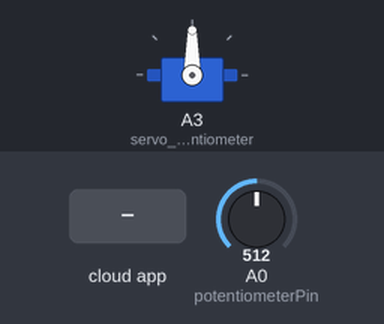
A sketch run on a simulated Arduino Uno, built with avr-gcc and run on an emulated ATmega328P. On the bench: servo. The test bench sets the inputs (shaded band); at power-on: A0 (potentiometerPin) = 512. The ROS host is connected and sends only what is stated.

Above: at 1.2 s.
1.3 s: the phone or cloud app sets Joint1 to 0
At 1.7 s:
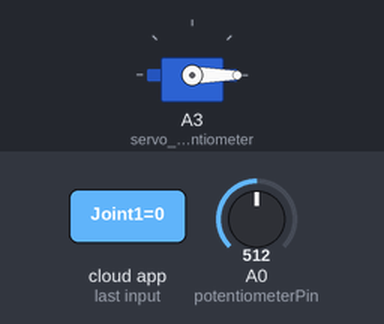
2.8 s: the phone or cloud app sets Joint1 to 45
At 4.0 s:
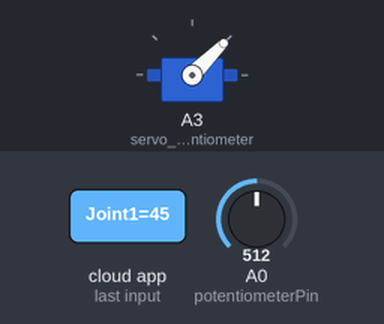
4.3 s: the phone or cloud app sets Joint1 to 180
At 5.3 s:
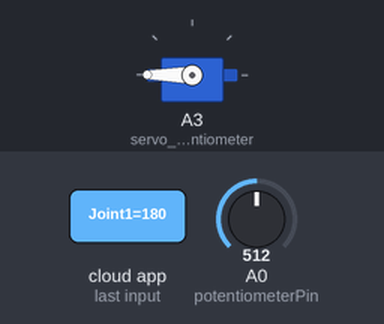
5.8 s: the phone or cloud app sets Joint1 to 90
At 6.4 s:
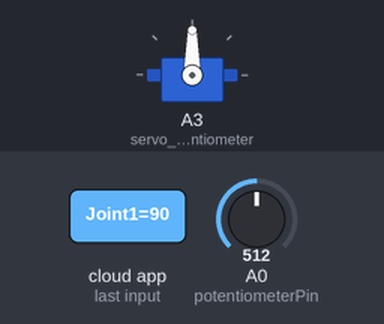
Timing chart, 0 to 8.3 s (numbered marks = the images above; inputs shaded):
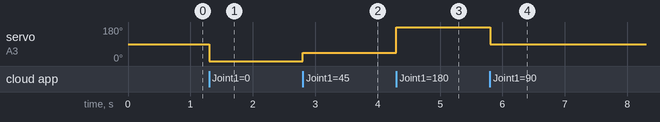

The sketch:

servo_porten.ino
```cpp
#include <Servo.h>
#include <Encoder.h>
#include <Wire.h>
#include <ros.h>
#include <std_msgs/Int16.h>
#include <std_msgs/Empty.h>

Servo servopotentiometer;
Servo servoencoder;

//potentiometer
int servo_potentiometer = A3;
int potentiometerPin = A0;
int val;
int angle;

//Encoder
//const int PINClk =2;
//const int PINDT =3;
//const int SW_PIN = 4;
//const int homePosition = 0;
//const int stepValue = 10;
//const int servo_encoder = 9;
//int servoAngel = homePosition;
//int enco = 0;
//Encoder encoder(PINClk, PINDT);

ros::NodeHandle nh;

void joint1_control(const std_msgs::Int16& cmd_msg)
{
  int value = cmd_msg.data;
  servopotentiometer.write(value);

}

ros::Subscriber<std_msgs::Int16> poten_send_sub("Joint1", &joint1_control );

/// encoder ส่งองศา
std_msgs::Int16 servo_msg;
ros::Publisher servo_pub("servo_angle", &servo_msg);

/// encoder ส่งองศาคำนวน
std_msgs::Int16 encoder_cal;
ros::Publisher encoder_pub("encoder_valuel", &encoder_cal);

/// poten ส่งองศาคำนวน
std_msgs::Int16 poten_cal;
ros::Publisher poten_value("poten_vul", &poten_cal);

/// poten ส่งองศา
std_msgs::Int16 poten_msg;
ros::Publisher poten_pub("poten_angle", &poten_msg);


void setup() {
  //potentiometer
  servopotentiometer.attach(servo_potentiometer);
  pinMode(servo_potentiometer,OUTPUT);
  pinMode(potentiometerPin,INPUT);

  //Encoder
//  pinMode(SW_PIN,INPUT_PULLUP);
//  servoencoder.attach(servo_encoder);

  nh.initNode();
  nh.advertise(servo_pub);
  nh.advertise(poten_pub);
  nh.advertise(poten_value);
  nh.advertise(encoder_pub);
  nh.subscribe(poten_send_sub);
}
long oldPosition  = -999;
int p=0;

void loop()
{
  //Potentiometer

    val = analogRead(potentiometerPin);
    angle = map(val, 0, 1023, 0, 180);
    poten_msg.data = angle;
    poten_pub.publish(&poten_msg);


  //Encoder
//    long newPosition = encoder.read();
//
//    if (newPosition != oldPosition)
//    {
//        if(newPosition >  oldPosition)
//        {
//          int newStep = abs(newPosition - oldPosition);
//          servoAngel -= stepValue;
//          if(servoAngel < 0)
//          {
//            servoAngel =0;
//          }
//     servoencoder.write(servoAngel); //move servo to new angel
//     servo_msg.data = servoAngel;
//     servo_pub.publish(&servo_msg);
//
////     enco = -(servoAngel*0.002181);
////     encoder_cal.data = enco;
////     encoder_pub.publish(&encoder_cal);
//    }
//    if(newPosition <  oldPosition )
//    {
//    int newStep = abs(newPosition - oldPosition);
//    servoAngel += stepValue;
//      if(servoAngel > 180)
//      {
//          servoAngel =180;
//      }
//      servoencoder.write(servoAngel);
//      servo_msg.data = servoAngel;
//      servo_pub.publish(&servo_msg);
//
//      enco = -(servoAngel*0.002181);
//      encoder_cal.data = enco;
//      encoder_pub.publish(&encoder_cal);
//    }
//   oldPosition = newPosition;
//  }
//
//  if( digitalRead(SW_PIN) == LOW)
//  {
//    Serial.print("Home: ");
//    Serial.println("GO HOME");
//    servoAngel = homePosition;
//    servoencoder.write(servoAngel);
//    Serial.print("SW Angle ");
//    Serial.println(servoAngel);
//    servo_msg.data = servoAngel;
//    servo_pub.publish(&servo_msg);
//    nh.spinOnce();
//  }
    nh.spinOnce();
    delay(1);
}
```

Measured:
- after the input at 1.3 s, servo on A3 (servo_potentiometer): 90° → 0° at once
- after the input at 2.8 s, servo on A3 (servo_potentiometer): 0° → 45° at once
- after the input at 4.3 s, servo on A3 (servo_potentiometer): 45° → 180° at once
- after the input at 5.8 s, servo on A3 (servo_potentiometer): 180° → 90° at once
